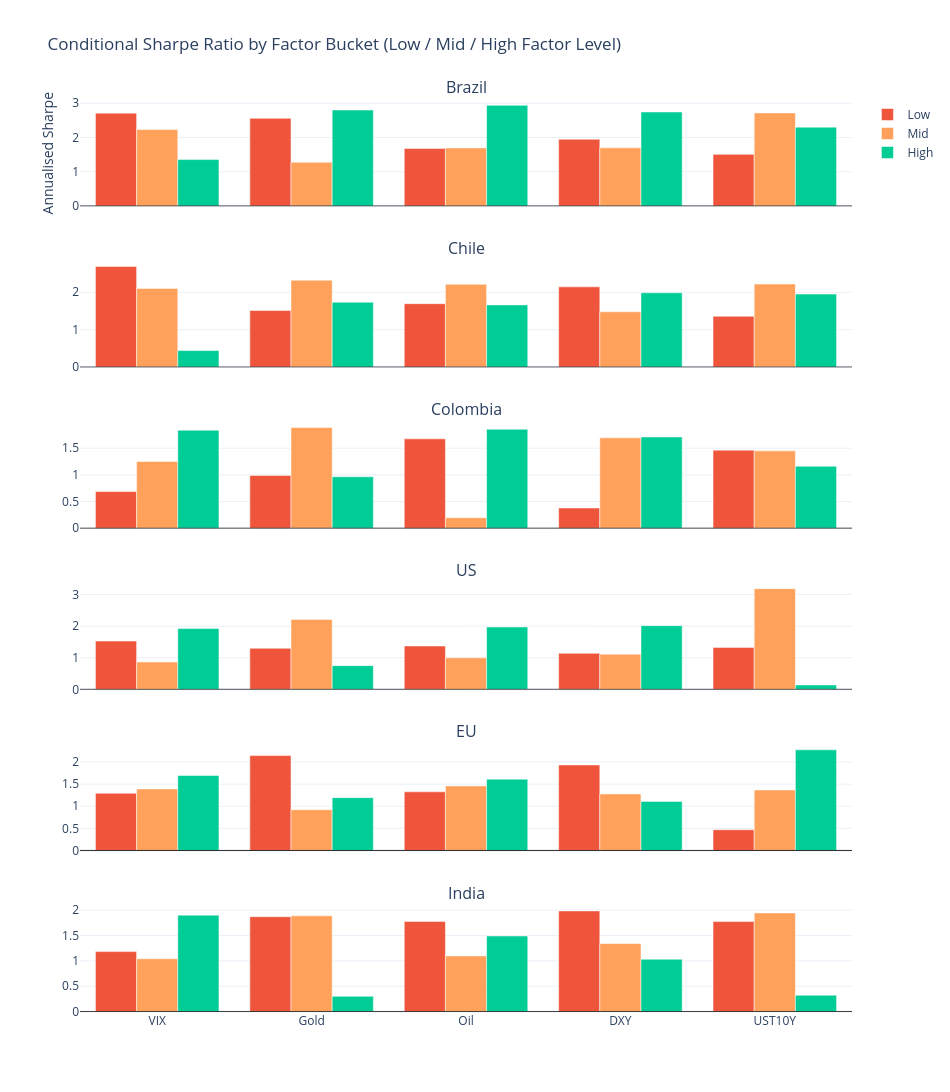

Here is the notebook cell this chart was saved with:
### Markdown cell above
## 6 · Conditional Sharpe — Bucket Analysis

Dates are split into **Low / Mid / High** terciles by the *lagged level* of each
macro factor. The Sharpe ratio within each bucket shows whether the strategy
performs better or worse in different macro regimes.

**Reading:** A clear monotonic pattern (Low < Mid < High, or vice versa) confirms
that the factor is a valid conditioning variable regardless of regression significance.

### Code cell
plot_bucket_sharpes(bkt_summary).show()

### Figure 1 — Plotly figure (JSON) as saved in the notebook; plotly's stock layout.template omitted (floating-point values rounded to 4 significant figures)
{"data": [{"marker": {"color": "#EF553B"}, "name": "Low", "showlegend": true, "type": "bar", "x": ["VIX", "Gold", "Oil", "DXY", "UST10Y"], "xaxis": "x", "y": [2.71, 2.558, 1.677, 1.947, 1.507], "yaxis": "y"}, {"marker": {"color": "#FFA15A"}, "name": "Mid", "showlegend": true, "type": "bar", "x": ["VIX", "Gold", "Oil", "DXY", "UST10Y"], "xaxis": "x", "y": [2.23, 1.277, 1.695, 1.698, 2.716], "yaxis": "y"}, {"marker": {"color": "#00CC96"}, "name": "High", "showlegend": true, "type": "bar", "x": ["VIX", "Gold", "Oil", "DXY", "UST10Y"], "xaxis": "x", "y": [1.355, 2.801, 2.938, 2.744, 2.301], "yaxis": "y"}, {"marker": {"color": "#EF553B"}, "name": "Low", "showlegend": false, "type": "bar", "x": ["VIX", "Gold", "Oil", "DXY", "UST10Y"], "xaxis": "x2", "y": [2.689, 1.513, 1.695, 2.144, 1.359], "yaxis": "y2"}, {"marker": {"color": "#FFA15A"}, "name": "Mid", "showlegend": false, "type": "bar", "x": ["VIX", "Gold", "Oil", "DXY", "UST10Y"], "xaxis": "x2", "y": [2.102, 2.321, 2.213, 1.478, 2.219], "yaxis": "y2"}, {"marker": {"color": "#00CC96"}, "name": "High", "showlegend": false, "type": "bar", "x": ["VIX", "Gold", "Oil", "DXY", "UST10Y"], "xaxis": "x2", "y": [0.4411, 1.733, 1.662, 1.986, 1.95], "yaxis": "y2"}, {"marker": {"color": "#EF553B"}, "name": "Low", "showlegend": false, "type": "bar", "x": ["VIX", "Gold", "Oil", "DXY", "UST10Y"], "xaxis": "x3", "y": [0.6867, 0.9903, 1.675, 0.3797, 1.463], "yaxis": "y3"}, {"marker": {"color": "#FFA15A"}, "name": "Mid", "showlegend": false, "type": "bar", "x": ["VIX", "Gold", "Oil", "DXY", "UST10Y"], "xaxis": "x3", "y": [1.251, 1.887, 0.1968, 1.694, 1.451], "yaxis": "y3"}, {"marker": {"color": "#00CC96"}, "name": "High", "showlegend": false, "type": "bar", "x": ["VIX", "Gold", "Oil", "DXY", "UST10Y"], "xaxis": "x3", "y": [1.837, 0.965, 1.855, 1.71, 1.161], "yaxis": "y3"}, {"marker": {"color": "#EF553B"}, "name": "Low", "showlegend": false, "type": "bar", "x": ["VIX", "Gold", "Oil", "DXY", "UST10Y"], "xaxis": "x4", "y": [1.527, 1.299, 1.37, 1.14, 1.327], "yaxis": "y4"}, {"marker": {"color": "#FFA15A"}, "name": "Mid", "showlegend": false, "type": "bar", "x": ["VIX", "Gold", "Oil", "DXY", "UST10Y"], "xaxis": "x4", "y": [0.8669, 2.212, 0.9975, 1.113, 3.184], "yaxis": "y4"}, {"marker": {"color": "#00CC96"}, "name": "High", "showlegend": false, "type": "bar", "x": ["VIX", "Gold", "Oil", "DXY", "UST10Y"], "xaxis": "x4", "y": [1.922, 0.7503, 1.973, 2.014, 0.1415], "yaxis": "y4"}, {"marker": {"color": "#EF553B"}, "name": "Low", "showlegend": false, "type": "bar", "x": ["VIX", "Gold", "Oil", "DXY", "UST10Y"], "xaxis": "x5", "y": [1.294, 2.145, 1.326, 1.934, 0.4684], "yaxis": "y5"}, {"marker": {"color": "#FFA15A"}, "name": "Mid", "showlegend": false, "type": "bar", "x": ["VIX", "Gold", "Oil", "DXY", "UST10Y"], "xaxis": "x5", "y": [1.391, 0.923, 1.46, 1.279, 1.367], "yaxis": "y5"}, {"marker": {"color": "#00CC96"}, "name": "High", "showlegend": false, "type": "bar", "x": ["VIX", "Gold", "Oil", "DXY", "UST10Y"], "xaxis": "x5", "y": [1.695, 1.195, 1.612, 1.11, 2.277], "yaxis": "y5"}, {"marker": {"color": "#EF553B"}, "name": "Low", "showlegend": false, "type": "bar", "x": ["VIX", "Gold", "Oil", "DXY", "UST10Y"], "xaxis": "x6", "y": [1.183, 1.871, 1.778, 1.984, 1.774], "yaxis": "y6"}, {"marker": {"color": "#FFA15A"}, "name": "Mid", "showlegend": false, "type": "bar", "x": ["VIX", "Gold", "Oil", "DXY", "UST10Y"], "xaxis": "x6", "y": [1.042, 1.887, 1.098, 1.342, 1.945], "yaxis": "y6"}, {"marker": {"color": "#00CC96"}, "name": "High", "showlegend": false, "type": "bar", "x": ["VIX", "Gold", "Oil", "DXY", "UST10Y"], "xaxis": "x6", "y": [1.901, 0.3011, 1.49, 1.032, 0.3222], "yaxis": "y6"}], "layout": {"annotations": [{"font": {"size": 16}, "showarrow": false, "text": "Brazil", "x": 0.5, "xanchor": "center", "xref": "paper", "y": 1, "yanchor": "bottom", "yref": "paper"}, {"font": {"size": 16}, "showarrow": false, "text": "Chile", "x": 0.5, "xanchor": "center", "xref": "paper", "y": 0.8233, "yanchor": "bottom", "yref": "paper"}, {"font": {"size": 16}, "showarrow": false, "text": "Colombia", "x": 0.5, "xanchor": "center", "xref": "paper", "y": 0.6467, "yanchor": "bottom", "yref": "paper"}, {"font": {"size": 16}, "showarrow": false, "text": "US", "x": 0.5, "xanchor": "center", "xref": "paper", "y": 0.47, "yanchor": "bottom", "yref": "paper"}, {"font": {"size": 16}, "showarrow": false, "text": "EU", "x": 0.5, "xanchor": "center", "xref": "paper", "y": 0.2933, "yanchor": "bottom", "yref": "paper"}, {"font": {"size": 16}, "showarrow": false, "text": "India", "x": 0.5, "xanchor": "center", "xref": "paper", "y": 0.1167, "yanchor": "bottom", "yref": "paper"}], "barmode": "group", "height": 1440, "shapes": [{"line": {"color": "black", "width": 0.8}, "type": "line", "x0": 0, "x1": 1, "xref": "x domain", "y0": 0, "y1": 0, "yref": "y"}, {"line": {"color": "black", "width": 0.8}, "type": "line", "x0": 0, "x1": 1, "xref": "x2 domain", "y0": 0, "y1": 0, "yref": "y2"}, {"line": {"color": "black", "width": 0.8}, "type": "line", "x0": 0, "x1": 1, "xref": "x3 domain", "y0": 0, "y1": 0, "yref": "y3"}, {"line": {"color": "black", "width": 0.8}, "type": "line", "x0": 0, "x1": 1, "xref": "x4 domain", "y0": 0, "y1": 0, "yref": "y4"}, {"line": {"color": "black", "width": 0.8}, "type": "line", "x0": 0, "x1": 1, "xref": "x5 domain", "y0": 0, "y1": 0, "yref": "y5"}, {"line": {"color": "black", "width": 0.8}, "type": "line", "x0": 0, "x1": 1, "xref": "x6 domain", "y0": 0, "y1": 0, "yref": "y6"}], "title": {"text": "Conditional Sharpe Ratio by Factor Bucket (Low / Mid / High Factor Level)"}, "width": 950, "xaxis": {"anchor": "y", "domain": [0, 1], "matches": "x6", "showticklabels": false}, "xaxis2": {"anchor": "y2", "domain": [0, 1], "matches": "x6", "showticklabels": false}, "xaxis3": {"anchor": "y3", "domain": [0, 1], "matches": "x6", "showticklabels": false}, "xaxis4": {"anchor": "y4", "domain": [0, 1], "matches": "x6", "showticklabels": false}, "xaxis5": {"anchor": "y5", "domain": [0, 1], "matches": "x6", "showticklabels": false}, "xaxis6": {"anchor": "y6", "domain": [0, 1]}, "yaxis": {"anchor": "x", "domain": [0.8833, 1], "title": {"text": "Annualised Sharpe"}}, "yaxis2": {"anchor": "x2", "domain": [0.7067, 0.8233]}, "yaxis3": {"anchor": "x3", "domain": [0.53, 0.6467]}, "yaxis4": {"anchor": "x4", "domain": [0.3533, 0.47]}, "yaxis5": {"anchor": "x5", "domain": [0.1767, 0.2933]}, "yaxis6": {"anchor": "x6", "domain": [0, 0.1167]}}}
